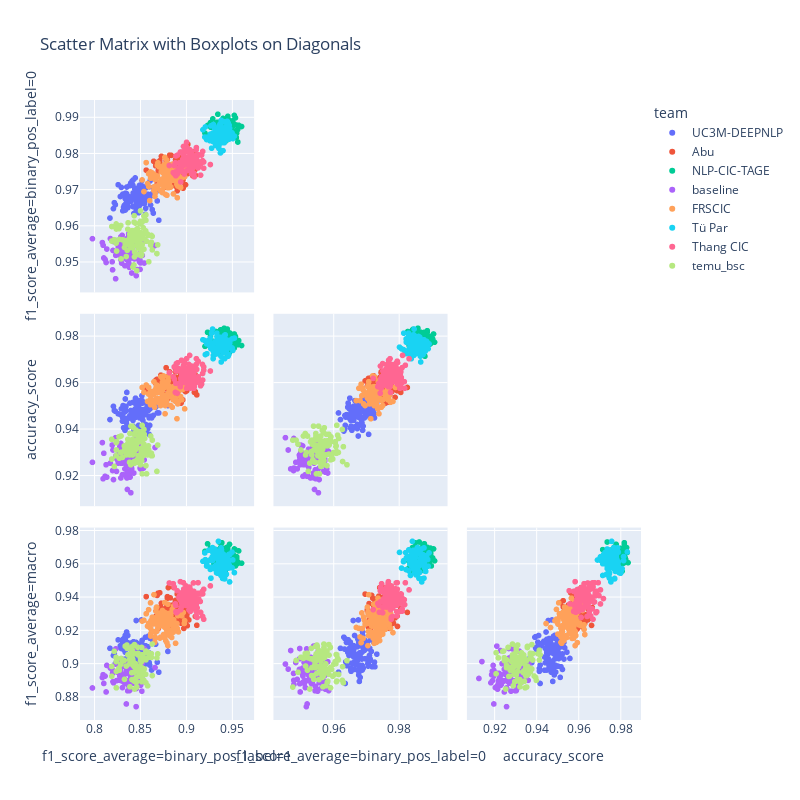

Write notebook code for a chart like this one.
### Code cell
# Crear el scatter matrix con plotly.express, coloreado por 'Fruit'
fig = px.scatter_matrix(df_wide_format_dynamic, dimensions=df_wide_format_dynamic.columns[1:].tolist(),
                        color='team', title="Scatter Matrix with Boxplots on Diagonals")

# Ajustar el tamaño del gráfico
fig.update_layout(width=800, height=800)
fig.update_traces(diagonal_visible=False, showupperhalf=False)

# Mostrar el gráfico
fig.show()
